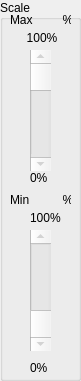
  <widget class="QGroupBox" name="scaleBox">
   <property name="geometry">
    <rect>
     <x>410</x>
     <y>460</y>
     <width>81</width>
     <height>381</height>
    </rect>
   </property>
   <property name="title">
    <string>Scale</string>
   </property>
   <widget class="QLabel" name="text_maxscale">
    <property name="geometry">
     <rect>
      <x>10</x>
      <y>10</y>
      <width>61</width>
      <height>20</height>
     </rect>
    </property>
    <property name="text">
     <string>Max         %</string>
    </property>
   </widget>
   <widget class="QLabel" name="label_7">
    <property name="geometry">
     <rect>
      <x>20</x>
      <y>30</y>
      <width>41</width>
      <height>16</height>
     </rect>
    </property>
    <property name="text">
     <string>  100%</string>
    </property>
   </widget>
   <widget class="QScrollBar" name="slider_img_maxscale">
    <property name="enabled">
     <bool>false</bool>
    </property>
    <property name="geometry">
     <rect>
      <x>30</x>
      <y>50</y>
      <width>21</width>
      <height>121</height>
     </rect>
    </property>
    <property name="sliderPosition">
     <number>99</number>
    </property>
    <property name="orientation">
     <enum>Qt::Vertical</enum>
    </property>
    <property name="invertedAppearance">
     <bool>true</bool>
    </property>
    <property name="invertedControls">
     <bool>true</bool>
    </property>
   </widget>
   <widget class="QLabel" name="label_8">
    <property name="geometry">
     <rect>
      <x>30</x>
      <y>170</y>
      <width>21</width>
      <height>16</height>
     </rect>
    </property>
    <property name="text">
     <string>0%</string>
    </property>
   </widget>
   <widget class="QLabel" name="text_minscale">
    <property name="geometry">
     <rect>
      <x>10</x>
      <y>190</y>
      <width>61</width>
      <height>20</height>
     </rect>
    </property>
    <property name="text">
     <string>Min          %</string>
    </property>
   </widget>
   <widget class="QScrollBar" name="slider_img_minscale">
    <property name="enabled">
     <bool>false</bool>
    </property>
    <property name="geometry">
     <rect>
      <x>30</x>
      <y>230</y>
      <width>21</width>
      <height>121</height>
     </rect>
    </property>
    <property name="orientation">
     <enum>Qt::Vertical</enum>
    </property>
    <property name="invertedAppearance">
     <bool>true</bool>
    </property>
    <property name="invertedControls">
     <bool>true</bool>
    </property>
   </widget>
   <widget class="QLabel" name="label_10">
    <property name="geometry">
     <rect>
      <x>30</x>
      <y>210</y>
      <width>31</width>
      <height>16</height>
     </rect>
    </property>
    <property name="text">
     <string>100%</string>
    </property>
   </widget>
   <widget class="QLabel" name="label_11">
    <property name="geometry">
     <rect>
      <x>30</x>
      <y>360</y>
      <width>21</width>
      <height>16</height>
     </rect>
    </property>
    <property name="text">
     <string>0%</string>
    </property>
   </widget>
  </widget>
